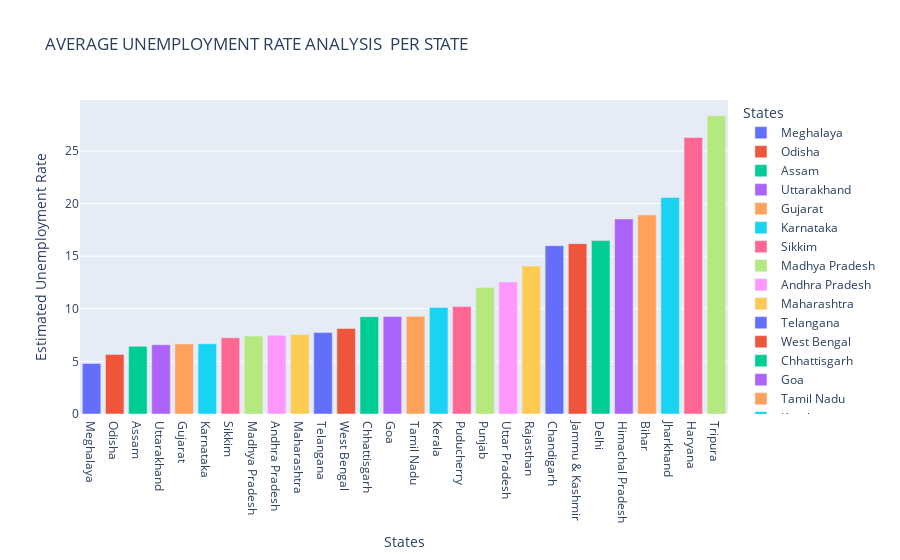

Notebook code for this chart:
### Code cell
plot_unemployed = ds[["Estimated Unemployment Rate","States"]]
ds_unemployed = plot_unemployed.groupby("States").mean().reset_index()

ds_unemployed = ds_unemployed.sort_values("Estimated Unemployment Rate")

fig = px.bar(ds_unemployed, x="States",y="Estimated Unemployment Rate",color = "States",title = "AVERAGE UNEMPLOYMENT RATE ANALYSIS  PER STATE")

fig.show()

### Figure 1 — Plotly figure (JSON) as saved in the notebook; plotly's stock layout.template omitted (floating-point values rounded to 4 significant figures)
{"data": [{"alignmentgroup": "True", "hovertemplate": "States=%{x}<br>Estimated Unemployment Rate=%{y}<extra></extra>", "legendgroup": "Meghalaya", "marker": {"color": "#636efa", "pattern": {"shape": ""}}, "name": "Meghalaya", "offsetgroup": "Meghalaya", "orientation": "v", "showlegend": true, "textposition": "auto", "type": "bar", "x": ["Meghalaya"], "xaxis": "x", "y": [4.799], "yaxis": "y"}, {"alignmentgroup": "True", "hovertemplate": "States=%{x}<br>Estimated Unemployment Rate=%{y}<extra></extra>", "legendgroup": "Odisha", "marker": {"color": "#EF553B", "pattern": {"shape": ""}}, "name": "Odisha", "offsetgroup": "Odisha", "orientation": "v", "showlegend": true, "textposition": "auto", "type": "bar", "x": ["Odisha"], "xaxis": "x", "y": [5.658], "yaxis": "y"}, {"alignmentgroup": "True", "hovertemplate": "States=%{x}<br>Estimated Unemployment Rate=%{y}<extra></extra>", "legendgroup": "Assam", "marker": {"color": "#00cc96", "pattern": {"shape": ""}}, "name": "Assam", "offsetgroup": "Assam", "orientation": "v", "showlegend": true, "textposition": "auto", "type": "bar", "x": ["Assam"], "xaxis": "x", "y": [6.428], "yaxis": "y"}, {"alignmentgroup": "True", "hovertemplate": "States=%{x}<br>Estimated Unemployment Rate=%{y}<extra></extra>", "legendgroup": "Uttarakhand", "marker": {"color": "#ab63fa", "pattern": {"shape": ""}}, "name": "Uttarakhand", "offsetgroup": "Uttarakhand", "orientation": "v", "showlegend": true, "textposition": "auto", "type": "bar", "x": ["Uttarakhand"], "xaxis": "x", "y": [6.583], "yaxis": "y"}, {"alignmentgroup": "True", "hovertemplate": "States=%{x}<br>Estimated Unemployment Rate=%{y}<extra></extra>", "legendgroup": "Gujarat", "marker": {"color": "#FFA15A", "pattern": {"shape": ""}}, "name": "Gujarat", "offsetgroup": "Gujarat", "orientation": "v", "showlegend": true, "textposition": "auto", "type": "bar", "x": ["Gujarat"], "xaxis": "x", "y": [6.664], "yaxis": "y"}, {"alignmentgroup": "True", "hovertemplate": "States=%{x}<br>Estimated Unemployment Rate=%{y}<extra></extra>", "legendgroup": "Karnataka", "marker": {"color": "#19d3f3", "pattern": {"shape": ""}}, "name": "Karnataka", "offsetgroup": "Karnataka", "orientation": "v", "showlegend": true, "textposition": "auto", "type": "bar", "x": ["Karnataka"], "xaxis": "x", "y": [6.676], "yaxis": "y"}, {"alignmentgroup": "True", "hovertemplate": "States=%{x}<br>Estimated Unemployment Rate=%{y}<extra></extra>", "legendgroup": "Sikkim", "marker": {"color": "#FF6692", "pattern": {"shape": ""}}, "name": "Sikkim", "offsetgroup": "Sikkim", "orientation": "v", "showlegend": true, "textposition": "auto", "type": "bar", "x": ["Sikkim"], "xaxis": "x", "y": [7.249], "yaxis": "y"}, {"alignmentgroup": "True", "hovertemplate": "States=%{x}<br>Estimated Unemployment Rate=%{y}<extra></extra>", "legendgroup": "Madhya Pradesh", "marker": {"color": "#B6E880", "pattern": {"shape": ""}}, "name": "Madhya Pradesh", "offsetgroup": "Madhya Pradesh", "orientation": "v", "showlegend": true, "textposition": "auto", "type": "bar", "x": ["Madhya Pradesh"], "xaxis": "x", "y": [7.406], "yaxis": "y"}, {"alignmentgroup": "True", "hovertemplate": "States=%{x}<br>Estimated Unemployment Rate=%{y}<extra></extra>", "legendgroup": "Andhra Pradesh", "marker": {"color": "#FF97FF", "pattern": {"shape": ""}}, "name": "Andhra Pradesh", "offsetgroup": "Andhra Pradesh", "orientation": "v", "showlegend": true, "textposition": "auto", "type": "bar", "x": ["Andhra Pradesh"], "xaxis": "x", "y": [7.477], "yaxis": "y"}, {"alignmentgroup": "True", "hovertemplate": "States=%{x}<br>Estimated Unemployment Rate=%{y}<extra></extra>", "legendgroup": "Maharashtra", "marker": {"color": "#FECB52", "pattern": {"shape": ""}}, "name": "Maharashtra", "offsetgroup": "Maharashtra", "orientation": "v", "showlegend": true, "textposition": "auto", "type": "bar", "x": ["Maharashtra"], "xaxis": "x", "y": [7.558], "yaxis": "y"}, {"alignmentgroup": "True", "hovertemplate": "States=%{x}<br>Estimated Unemployment Rate=%{y}<extra></extra>", "legendgroup": "Telangana", "marker": {"color": "#636efa", "pattern": {"shape": ""}}, "name": "Telangana", "offsetgroup": "Telangana", "orientation": "v", "showlegend": true, "textposition": "auto", "type": "bar", "x": ["Telangana"], "xaxis": "x", "y": [7.738], "yaxis": "y"}, {"alignmentgroup": "True", "hovertemplate": "States=%{x}<br>Estimated Unemployment Rate=%{y}<extra></extra>", "legendgroup": "West Bengal", "marker": {"color": "#EF553B", "pattern": {"shape": ""}}, "name": "West Bengal", "offsetgroup": "West Bengal", "orientation": "v", "showlegend": true, "textposition": "auto", "type": "bar", "x": ["West Bengal"], "xaxis": "x", "y": [8.125], "yaxis": "y"}, {"alignmentgroup": "True", "hovertemplate": "States=%{x}<br>Estimated Unemployment Rate=%{y}<extra></extra>", "legendgroup": "Chhattisgarh", "marker": {"color": "#00cc96", "pattern": {"shape": ""}}, "name": "Chhattisgarh", "offsetgroup": "Chhattisgarh", "orientation": "v", "showlegend": true, "textposition": "auto", "type": "bar", "x": ["Chhattisgarh"], "xaxis": "x", "y": [9.24], "yaxis": "y"}, {"alignmentgroup": "True", "hovertemplate": "States=%{x}<br>Estimated Unemployment Rate=%{y}<extra></extra>", "legendgroup": "Goa", "marker": {"color": "#ab63fa", "pattern": {"shape": ""}}, "name": "Goa", "offsetgroup": "Goa", "orientation": "v", "showlegend": true, "textposition": "auto", "type": "bar", "x": ["Goa"], "xaxis": "x", "y": [9.274], "yaxis": "y"}, {"alignmentgroup": "True", "hovertemplate": "States=%{x}<br>Estimated Unemployment Rate=%{y}<extra></extra>", "legendgroup": "Tamil Nadu", "marker": {"color": "#FFA15A", "pattern": {"shape": ""}}, "name": "Tamil Nadu", "offsetgroup": "Tamil Nadu", "orientation": "v", "showlegend": true, "textposition": "auto", "type": "bar", "x": ["Tamil Nadu"], "xaxis": "x", "y": [9.284], "yaxis": "y"}, {"alignmentgroup": "True", "hovertemplate": "States=%{x}<br>Estimated Unemployment Rate=%{y}<extra></extra>", "legendgroup": "Kerala", "marker": {"color": "#19d3f3", "pattern": {"shape": ""}}, "name": "Kerala", "offsetgroup": "Kerala", "orientation": "v", "showlegend": true, "textposition": "auto", "type": "bar", "x": ["Kerala"], "xaxis": "x", "y": [10.12], "yaxis": "y"}, {"alignmentgroup": "True", "hovertemplate": "States=%{x}<br>Estimated Unemployment Rate=%{y}<extra></extra>", "legendgroup": "Puducherry", "marker": {"color": "#FF6692", "pattern": {"shape": ""}}, "name": "Puducherry", "offsetgroup": "Puducherry", "orientation": "v", "showlegend": true, "textposition": "auto", "type": "bar", "x": ["Puducherry"], "xaxis": "x", "y": [10.22], "yaxis": "y"}, {"alignmentgroup": "True", "hovertemplate": "States=%{x}<br>Estimated Unemployment Rate=%{y}<extra></extra>", "legendgroup": "Punjab", "marker": {"color": "#B6E880", "pattern": {"shape": ""}}, "name": "Punjab", "offsetgroup": "Punjab", "orientation": "v", "showlegend": true, "textposition": "auto", "type": "bar", "x": ["Punjab"], "xaxis": "x", "y": [12.03], "yaxis": "y"}, {"alignmentgroup": "True", "hovertemplate": "States=%{x}<br>Estimated Unemployment Rate=%{y}<extra></extra>", "legendgroup": "Uttar Pradesh", "marker": {"color": "#FF97FF", "pattern": {"shape": ""}}, "name": "Uttar Pradesh", "offsetgroup": "Uttar Pradesh", "orientation": "v", "showlegend": true, "textposition": "auto", "type": "bar", "x": ["Uttar Pradesh"], "xaxis": "x", "y": [12.55], "yaxis": "y"}, {"alignmentgroup": "True", "hovertemplate": "States=%{x}<br>Estimated Unemployment Rate=%{y}<extra></extra>", "legendgroup": "Rajasthan", "marker": {"color": "#FECB52", "pattern": {"shape": ""}}, "name": "Rajasthan", "offsetgroup": "Rajasthan", "orientation": "v", "showlegend": true, "textposition": "auto", "type": "bar", "x": ["Rajasthan"], "xaxis": "x", "y": [14.06], "yaxis": "y"}, {"alignmentgroup": "True", "hovertemplate": "States=%{x}<br>Estimated Unemployment Rate=%{y}<extra></extra>", "legendgroup": "Chandigarh", "marker": {"color": "#636efa", "pattern": {"shape": ""}}, "name": "Chandigarh", "offsetgroup": "Chandigarh", "orientation": "v", "showlegend": true, "textposition": "auto", "type": "bar", "x": ["Chandigarh"], "xaxis": "x", "y": [15.99], "yaxis": "y"}, {"alignmentgroup": "True", "hovertemplate": "States=%{x}<br>Estimated Unemployment Rate=%{y}<extra></extra>", "legendgroup": "Jammu & Kashmir", "marker": {"color": "#EF553B", "pattern": {"shape": ""}}, "name": "Jammu & Kashmir", "offsetgroup": "Jammu & Kashmir", "orientation": "v", "showlegend": true, "textposition": "auto", "type": "bar", "x": ["Jammu & Kashmir"], "xaxis": "x", "y": [16.19], "yaxis": "y"}, {"alignmentgroup": "True", "hovertemplate": "States=%{x}<br>Estimated Unemployment Rate=%{y}<extra></extra>", "legendgroup": "Delhi", "marker": {"color": "#00cc96", "pattern": {"shape": ""}}, "name": "Delhi", "offsetgroup": "Delhi", "orientation": "v", "showlegend": true, "textposition": "auto", "type": "bar", "x": ["Delhi"], "xaxis": "x", "y": [16.5], "yaxis": "y"}, {"alignmentgroup": "True", "hovertemplate": "States=%{x}<br>Estimated Unemployment Rate=%{y}<extra></extra>", "legendgroup": "Himachal Pradesh", "marker": {"color": "#ab63fa", "pattern": {"shape": ""}}, "name": "Himachal Pradesh", "offsetgroup": "Himachal Pradesh", "orientation": "v", "showlegend": true, "textposition": "auto", "type": "bar", "x": ["Himachal Pradesh"], "xaxis": "x", "y": [18.54], "yaxis": "y"}, {"alignmentgroup": "True", "hovertemplate": "States=%{x}<br>Estimated Unemployment Rate=%{y}<extra></extra>", "legendgroup": "Bihar", "marker": {"color": "#FFA15A", "pattern": {"shape": ""}}, "name": "Bihar", "offsetgroup": "Bihar", "orientation": "v", "showlegend": true, "textposition": "auto", "type": "bar", "x": ["Bihar"], "xaxis": "x", "y": [18.92], "yaxis": "y"}, {"alignmentgroup": "True", "hovertemplate": "States=%{x}<br>Estimated Unemployment Rate=%{y}<extra></extra>", "legendgroup": "Jharkhand", "marker": {"color": "#19d3f3", "pattern": {"shape": ""}}, "name": "Jharkhand", "offsetgroup": "Jharkhand", "orientation": "v", "showlegend": true, "textposition": "auto", "type": "bar", "x": ["Jharkhand"], "xaxis": "x", "y": [20.59], "yaxis": "y"}, {"alignmentgroup": "True", "hovertemplate": "States=%{x}<br>Estimated Unemployment Rate=%{y}<extra></extra>", "legendgroup": "Haryana", "marker": {"color": "#FF6692", "pattern": {"shape": ""}}, "name": "Haryana", "offsetgroup": "Haryana", "orientation": "v", "showlegend": true, "textposition": "auto", "type": "bar", "x": ["Haryana"], "xaxis": "x", "y": [26.28], "yaxis": "y"}, {"alignmentgroup": "True", "hovertemplate": "States=%{x}<br>Estimated Unemployment Rate=%{y}<extra></extra>", "legendgroup": "Tripura", "marker": {"color": "#B6E880", "pattern": {"shape": ""}}, "name": "Tripura", "offsetgroup": "Tripura", "orientation": "v", "showlegend": true, "textposition": "auto", "type": "bar", "x": ["Tripura"], "xaxis": "x", "y": [28.35], "yaxis": "y"}], "layout": {"barmode": "relative", "legend": {"title": {"text": "States"}, "tracegroupgap": 0}, "title": {"text": "AVERAGE UNEMPLOYMENT RATE ANALYSIS  PER STATE"}, "xaxis": {"anchor": "y", "categoryarray": ["Meghalaya", "Odisha", "Assam", "Uttarakhand", "Gujarat", "Karnataka", "Sikkim", "Madhya Pradesh", "Andhra Pradesh", "Maharashtra", "Telangana", "West Bengal", "Chhattisgarh", "Goa", "Tamil Nadu", "Kerala", "Puducherry", "Punjab", "Uttar Pradesh", "Rajasthan", "Chandigarh", "Jammu & Kashmir", "Delhi", "Himachal Pradesh", "Bihar", "Jharkhand", "Haryana", "Tripura"], "categoryorder": "array", "domain": [0, 1], "title": {"text": "States"}}, "yaxis": {"anchor": "x", "domain": [0, 1], "title": {"text": "Estimated Unemployment Rate"}}}}
